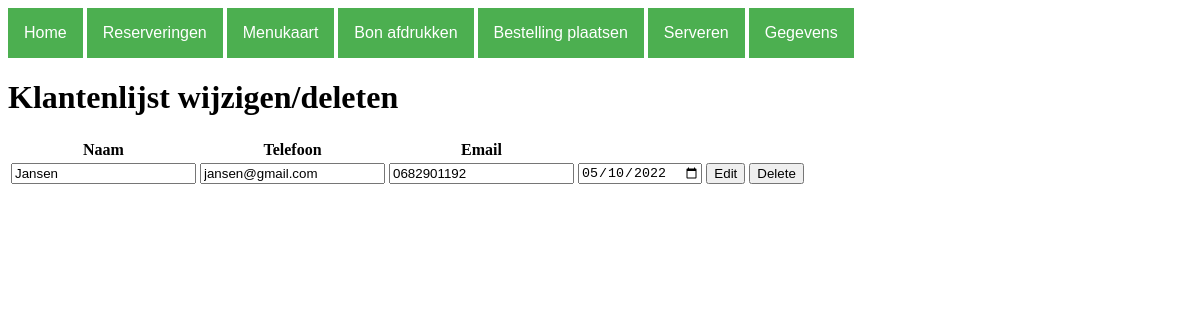
Page /klanten.php on the committed database.
### tables this page shows
CREATE TABLE klanten (
	ID INT(11) NOT NULL AUTO_INCREMENT UNIQUE,
	Naam VARCHAR(20) NOT NULL,
	Telefoon VARCHAR(11) NOT NULL, 
	Email VARCHAR(128) NOT NULL,
	Birthday DATE NOT NULL,
	 
	PRIMARY KEY (ID)
);

### database.php (called while the page is built, shortened)
<?php
class database{
    private $db;
    function __construct(){
        $this->db_server = 'localhost';
        $this->db_username = 'root';
        $this->db_password = '';
        $this->db_name = 'examen';
        $dsn = "mysql:host=$this->db_server;dbname=$this->db_name;charset=utf8mb4";
        $options = [
            PDO::ATTR_ERRMODE            => PDO::ERRMODE_EXCEPTION,
            PDO::ATTR_DEFAULT_FETCH_MODE => PDO::FETCH_ASSOC,
            PDO::ATTR_EMULATE_PREPARES   => false,
        ];
        try {
             $this->db = new PDO($dsn, $this->db_username, $this->db_password, $options);
        } catch (\PDOException $e) {
             throw new \PDOException($e->getMessage(), (int)$e->getCode());
        }
    }
	public function select($statement, $named_placeholder){
        $statement = $this->db->prepare($statement);
        $statement->execute($named_placeholder);
        $result = $statement->fetchAll(PDO::FETCH_ASSOC);
        return $result;
    }
}
?>

### klanten.php (the view, shortened to what this page needs)
<?php
include 'database.php';
$db = new database();
$drinken = $db->select("SELECT * FROM klanten",[]);
$row_data = array_values($drinken);
?>
<!DOCTYPE html>
<html>
<head>
	<link rel="stylesheet" type="text/css" href="style.css">
</head>
<body>
	<?php include 'navigatie.php'; ?>
	<table>
		<thead>
			<tr>
				<th>Naam</th>
				<th>Telefoon</th>
				<th>Email</th>
			</tr>
		</thead>
		<tbody><h1>Klantenlijst wijzigen/deleten</h1>
			<?php foreach ($row_data AS $data) { ?>
				<form method="post">
					<tr>
						<td><input type="text" name="naam" value="<?php echo $data["Naam"] ?>"></td>
						<td><input type="text" name="email" value="<?php echo $data["Email"] ?>"></td>
						<td><input type="number" name="telefoon" value="<?php echo $data["Telefoon"] ?>"></td>
						<td><input type="date" name="bday" value="<?php echo $data["Birthday"] ?>"></td>
						<td><button type="sumbit" name="edit" onclick="return confirm('Are you sure you want to edit this person?');">Edit</button></td>
						<td><button type="sumbit" name="delete" onclick="return confirm('Are you sure you want to delete this person?');">Delete</button></td>
					</tr>
				</form>
			<?php } ?>
		</tbody>
	</table>
</body>
</html>

### rows in the picture
klanten: naam "Jansen", email "jansen@gmail.com", telefoon "0682901192", bday "05/10/2022"
